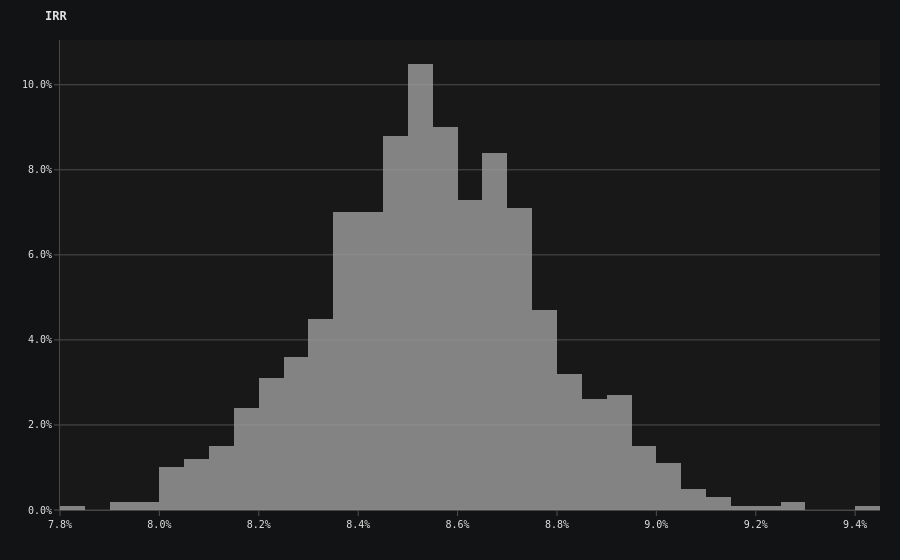

Notebook cell for this chart:
### Code cell
fig = go.Figure()

# 1. Add Trace 1: Revenues (Mapped to primary 'x')
fig.add_trace(
    go.Histogram(
        x=df[('output', 'irr')],
        opacity=0.8,
        histnorm='probability'
    )
)

fig.update_layout(
    title="IRR",
    xaxis=dict(
        tickformat='.1%'
    ),
    yaxis=dict(
        tickformat='.1%'
    )
)

fig.write_html("outputs/fig_irr_histogram.html")

fig.show()

### Figure 1 — Plotly figure (JSON) as saved in the notebook; plotly's stock layout.template omitted (floating-point values rounded to 4 significant figures; data arrays with more than 128 entries replaced by an {"elided": "..."} marker saying what was removed)
{"data": [{"histnorm": "probability", "opacity": 0.8, "type": "histogram", "x": {"elided": "1000 float values"}}], "layout": {"title": {"text": "IRR"}, "xaxis": {"tickformat": ".1%"}, "yaxis": {"tickformat": ".1%"}}}
